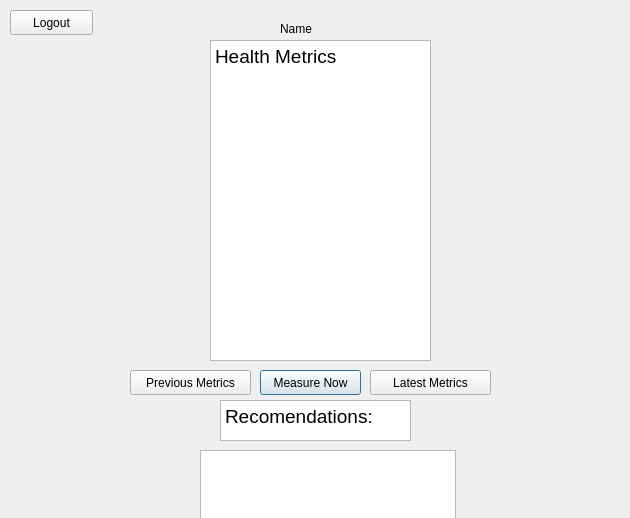
<?xml version="1.0" encoding="UTF-8"?>
<ui version="4.0">
 <class>HomeScreenPage</class>
 <widget class="QDialog" name="HomeScreenPage">
  <property name="geometry">
   <rect>
    <x>0</x>
    <y>0</y>
    <width>630</width>
    <height>518</height>
   </rect>
  </property>
  <property name="windowTitle">
   <string>Dialog</string>
  </property>
  <widget class="QPushButton" name="MeasureNowButton">
   <property name="geometry">
    <rect>
     <x>260</x>
     <y>370</y>
     <width>101</width>
     <height>25</height>
    </rect>
   </property>
   <property name="text">
    <string>Measure Now</string>
   </property>
  </widget>
  <widget class="QTextBrowser" name="textBrowser">
   <property name="geometry">
    <rect>
     <x>210</x>
     <y>40</y>
     <width>221</width>
     <height>321</height>
    </rect>
   </property>
   <property name="html">
    <string>&lt;!DOCTYPE HTML PUBLIC &quot;-//W3C//DTD HTML 4.0//EN&quot; &quot;http://www.w3.org/TR/REC-html40/strict.dtd&quot;&gt;
&lt;html&gt;&lt;head&gt;&lt;meta name=&quot;qrichtext&quot; content=&quot;1&quot; /&gt;&lt;style type=&quot;text/css&quot;&gt;
p, li { white-space: pre-wrap; }
&lt;/style&gt;&lt;/head&gt;&lt;body style=&quot; font-family:'Sans'; font-size:10pt; font-weight:400; font-style:normal;&quot;&gt;
&lt;p style=&quot; margin-top:0px; margin-bottom:0px; margin-left:0px; margin-right:0px; -qt-block-indent:0; text-indent:0px;&quot;&gt;&lt;span style=&quot; font-size:14pt;&quot;&gt;Health Metrics&lt;/span&gt;&lt;/p&gt;&lt;/body&gt;&lt;/html&gt;</string>
   </property>
  </widget>
  <widget class="QPushButton" name="logoutButton">
   <property name="geometry">
    <rect>
     <x>10</x>
     <y>10</y>
     <width>83</width>
     <height>25</height>
    </rect>
   </property>
   <property name="text">
    <string>Logout</string>
   </property>
  </widget>
  <widget class="QTextBrowser" name="textBrowser_2">
   <property name="geometry">
    <rect>
     <x>220</x>
     <y>400</y>
     <width>191</width>
     <height>41</height>
    </rect>
   </property>
   <property name="html">
    <string>&lt;!DOCTYPE HTML PUBLIC &quot;-//W3C//DTD HTML 4.0//EN&quot; &quot;http://www.w3.org/TR/REC-html40/strict.dtd&quot;&gt;
&lt;html&gt;&lt;head&gt;&lt;meta name=&quot;qrichtext&quot; content=&quot;1&quot; /&gt;&lt;style type=&quot;text/css&quot;&gt;
p, li { white-space: pre-wrap; }
&lt;/style&gt;&lt;/head&gt;&lt;body style=&quot; font-family:'Sans'; font-size:10pt; font-weight:400; font-style:normal;&quot;&gt;
&lt;p style=&quot; margin-top:0px; margin-bottom:0px; margin-left:0px; margin-right:0px; -qt-block-indent:0; text-indent:0px;&quot;&gt;&lt;span style=&quot; font-size:14pt;&quot;&gt;Recomendations:&lt;/span&gt;&lt;/p&gt;&lt;/body&gt;&lt;/html&gt;</string>
   </property>
  </widget>
  <widget class="QPushButton" name="Previous">
   <property name="geometry">
    <rect>
     <x>130</x>
     <y>370</y>
     <width>121</width>
     <height>25</height>
    </rect>
   </property>
   <property name="text">
    <string>Previous Metrics</string>
   </property>
  </widget>
  <widget class="QPushButton" name="latest">
   <property name="geometry">
    <rect>
     <x>370</x>
     <y>370</y>
     <width>121</width>
     <height>25</height>
    </rect>
   </property>
   <property name="text">
    <string>Latest Metrics</string>
   </property>
  </widget>
  <widget class="QTextBrowser" name="textBrowser_3">
   <property name="geometry">
    <rect>
     <x>200</x>
     <y>450</y>
     <width>256</width>
     <height>71</height>
    </rect>
   </property>
  </widget>
  <widget class="QLabel" name="Name_Display">
   <property name="geometry">
    <rect>
     <x>280</x>
     <y>20</y>
     <width>62</width>
     <height>17</height>
    </rect>
   </property>
   <property name="text">
    <string>Name</string>
   </property>
  </widget>
 </widget>
 <resources/>
 <connections/>
</ui>
